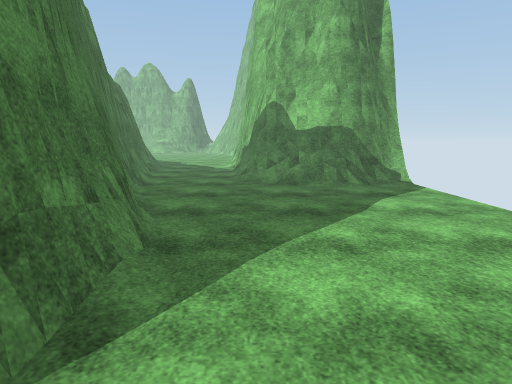
View 1 (above)

13 first-person views from a walk through a scene from a Unity 3-D project. The camera is 1.5 m above the floor, tilts 8° down and sees 70° across. The floor is counted in squares, 1 m on a side. Each view is taken from the middle of a square. On the plan, view 1 faces up. The plan holds only what a view shows up to about 16 squares ahead; the rest is blank. The place goes on beyond the plan. The player is left out. Surface patterns are stand-ins for the level's own textures.

View 2
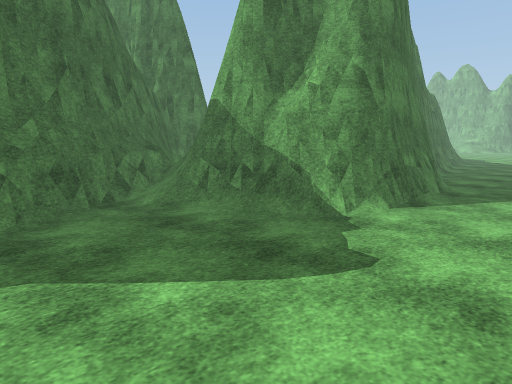

View 3
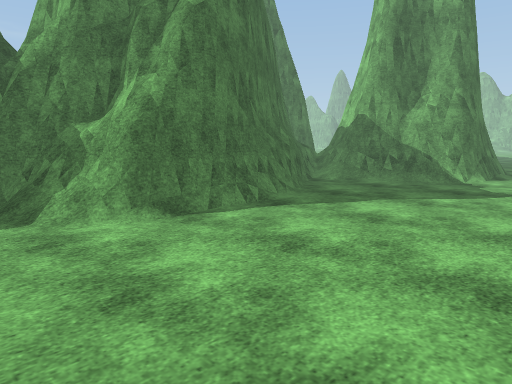

View 4
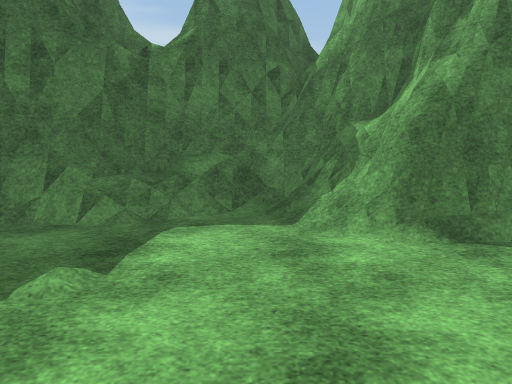

View 5
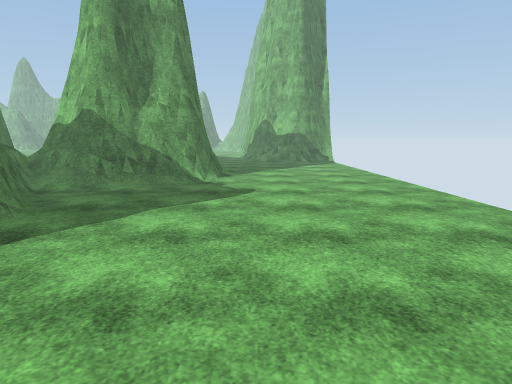

View 6
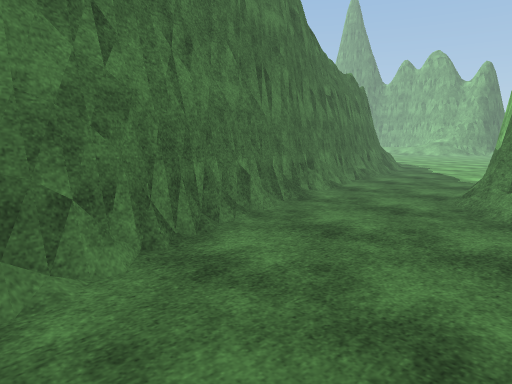

View 7
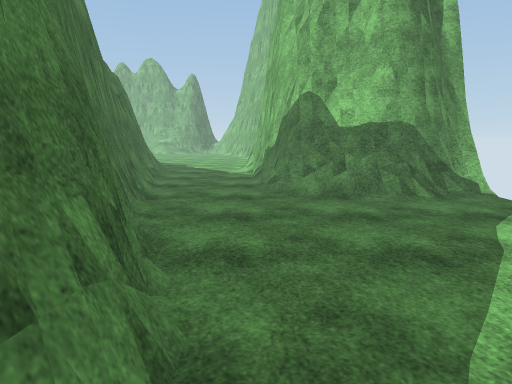

View 8
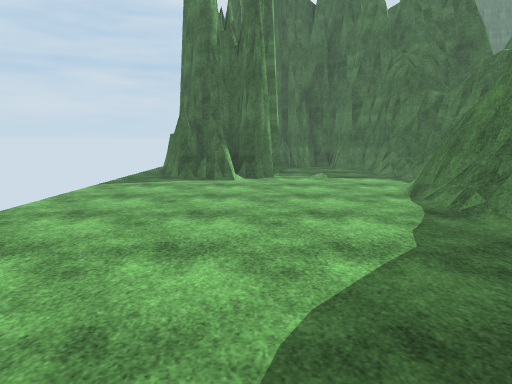

View 9
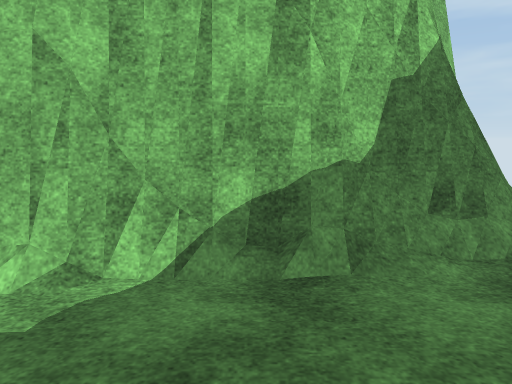

View 10
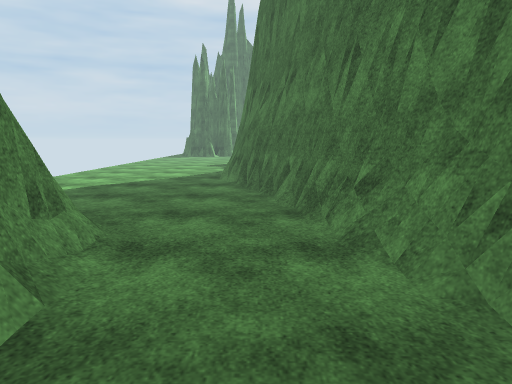

View 11
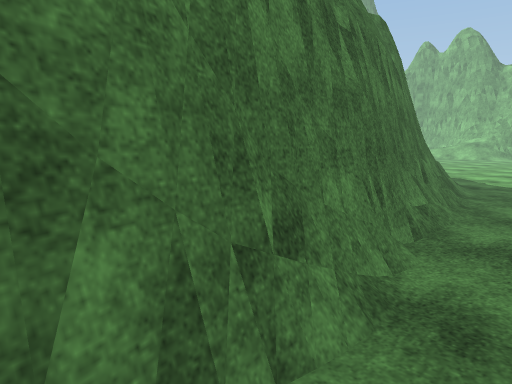

View 12
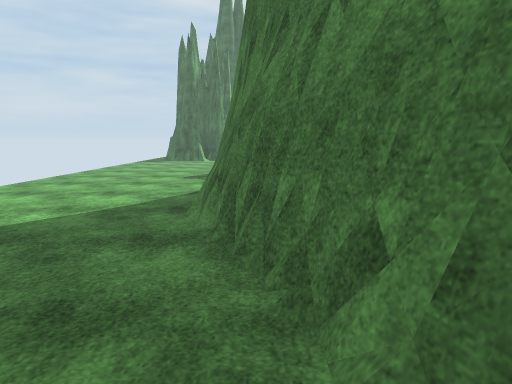

View 13
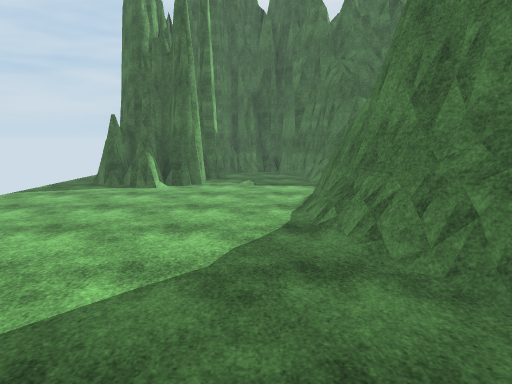

### Floor plan
Key: @ floor where view 1 was taken; # wall or solid block; . floor; / step, stairs or slope; = window, fence, low wall or low ledge; ^ raised ledge; O other object.
Columns run from 11 left of view 1 to 2 right of it. Each row starts with its distance up from view 1.
 20      #....#
 19      #....#
 18      #....##
 17      ##...##
 16      ##...=#
 15       #....###
 14       #....=##
 13       #...../O
 12       ##......
 11        #......
 10        #......
  9        ##.....
  8         #.....
  7         ##....
  6         ##....
  5          #....
  4          #....
  3          #....
  2 ####    ##....
  1      #####....
  0    =###=/..@..
 -1    #////......
 -2    ##.........
 -3    ##=........
 -4     ##........
 -5      #=.......
 -6      ##.......
 -7      ##.......
 -8       #.......
 -9       #.......
-10    ####.......
-11    #^#=.......
-12    #=//.......
-13    #=.........
-14    ##.......//
-15    #^=.....###
-16     #=....####

Positions as (right, up) in squares from view 1, and headings:
1: (0, 0), facing up
2: (2, -6), facing up-left
3: (2, -14), facing up-left
4: (1, -13), facing left
5: (0, -13), facing up
6: (2, 5), facing up-left
7: (-1, 3), facing up
8: (0, 0), facing down
9: (-5, 18), facing right
10: (-3, 20), facing down
11: (-3, 12), facing up-left
12: (-3, 13), facing down
13: (-3, 0), facing down
